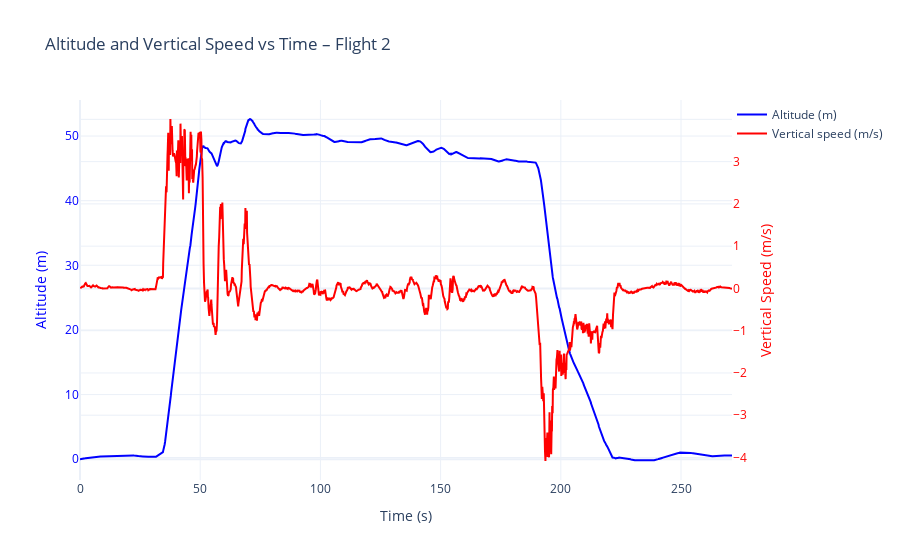

Notebook source saved alongside this figure:
### Code cell
import plotly.graph_objects as go

flight_id = 2
d = df[df["flight"] == flight_id]

fig = go.Figure()

# --- Altitude trace (left axis) ---
fig.add_trace(go.Scatter(
    x=d["time"],
    y=d["altitude_measured"],
    mode="lines",
    line=dict(width=2, color="blue"),
    name="Altitude (m)",
    hovertemplate="Time: %{x:.2f}s<br>Altitude: %{y:.2f} m"
))

# --- Vertical speed trace (right axis) ---
fig.add_trace(go.Scatter(
    x=d["time"],
    y=d["vertical_speed_smooth"],  # or "vertical_speed"
    mode="lines",
    line=dict(width=2, color="red"),
    name="Vertical speed (m/s)",
    yaxis="y2",
    hovertemplate="Time: %{x:.2f}s<br>Vert. speed: %{y:.2f} m/s"
))

# --- Layout settings (fixed) ---
fig.update_layout(
    title=f"Altitude and Vertical Speed vs Time – Flight {flight_id}",
    xaxis=dict(title="Time (s)"),

    # Left Y-axis (altitude)
    yaxis=dict(
        title=dict(text="Altitude (m)", font=dict(color="blue")),
        tickfont=dict(color="blue")
    ),

    # Right Y-axis (vertical speed)
    yaxis2=dict(
        title=dict(text="Vertical Speed (m/s)", font=dict(color="red")),
        tickfont=dict(color="red"),
        anchor="x",
        overlaying="y",
        side="right"
    ),

    legend=dict(x=1, y=1),
    template="plotly_white"
)

fig.show()

### Figure 1 — Plotly figure (JSON) as saved in the notebook; plotly's stock layout.template omitted (floating-point values rounded to 4 significant figures; data arrays with more than 128 entries replaced by an {"elided": "..."} marker saying what was removed)
{"data": [{"hovertemplate": "Time: %{x:.2f}s<br>Altitude: %{y:.2f} m", "line": {"color": "blue", "width": 2}, "mode": "lines", "name": "Altitude (m)", "type": "scatter", "x": {"elided": "1809 float values"}, "y": {"elided": "1809 float values"}}, {"hovertemplate": "Time: %{x:.2f}s<br>Vert. speed: %{y:.2f} m/s", "line": {"color": "red", "width": 2}, "mode": "lines", "name": "Vertical speed (m/s)", "type": "scatter", "x": {"elided": "1809 float values"}, "y": {"elided": "1809 float values"}, "yaxis": "y2"}], "layout": {"legend": {"x": 1, "y": 1}, "title": {"text": "Altitude and Vertical Speed vs Time – Flight 2"}, "xaxis": {"title": {"text": "Time (s)"}}, "yaxis": {"tickfont": {"color": "blue"}, "title": {"font": {"color": "blue"}, "text": "Altitude (m)"}}, "yaxis2": {"anchor": "x", "overlaying": "y", "side": "right", "tickfont": {"color": "red"}, "title": {"font": {"color": "red"}, "text": "Vertical Speed (m/s)"}}}}
